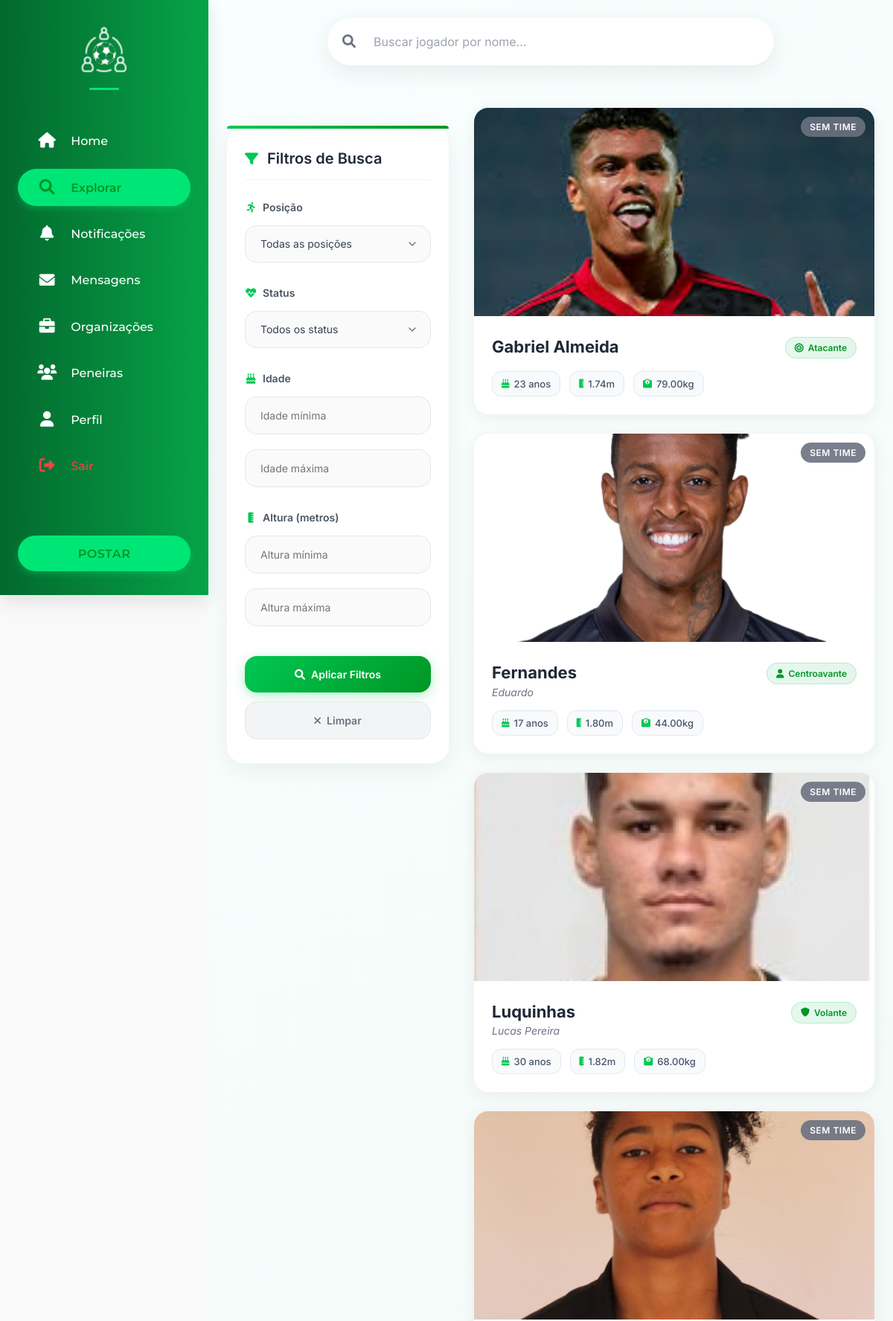
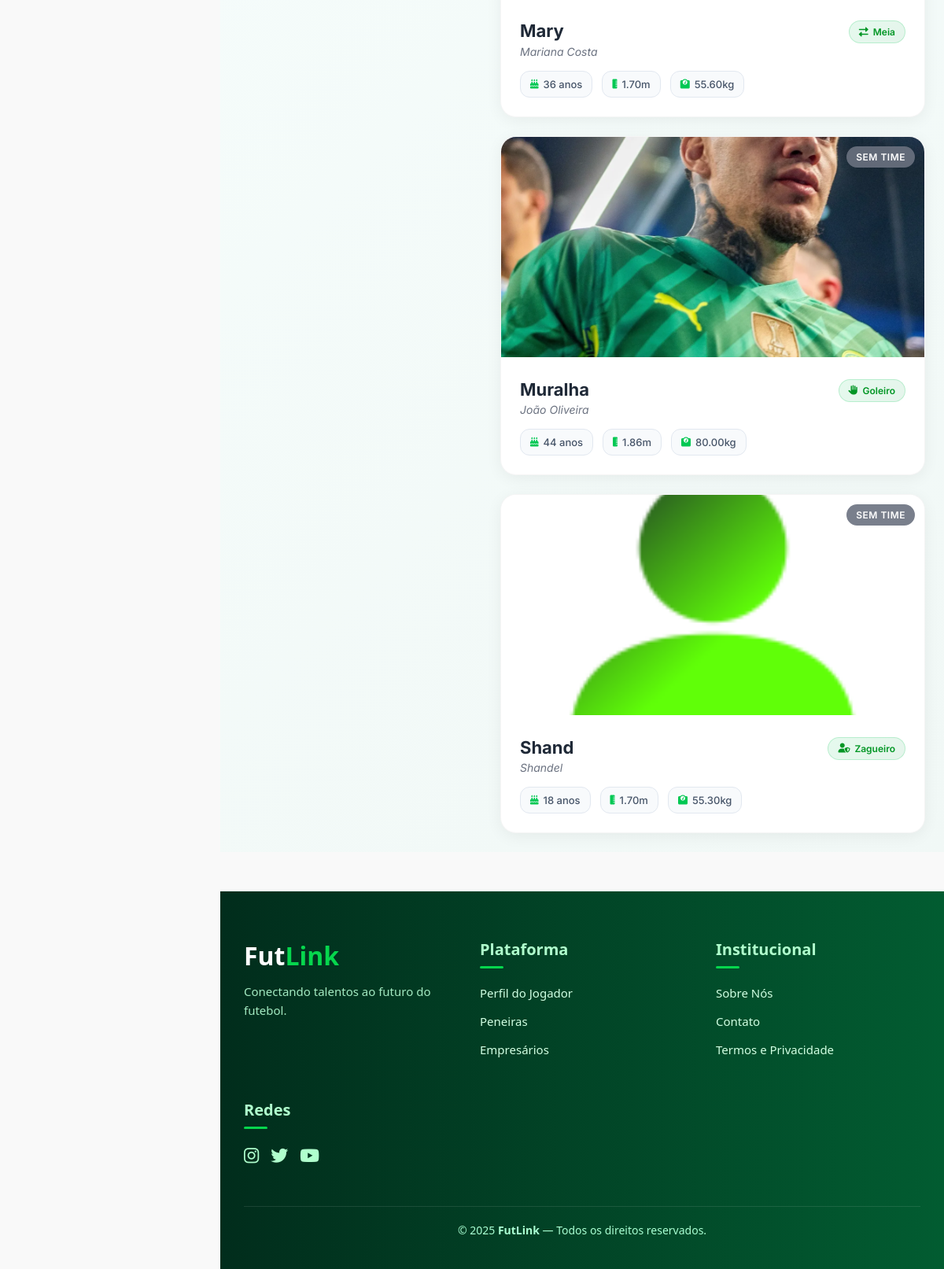
The page /app/views/buscaJogadores.php (signed in) on the database its author committed (2 pictures, top to bottom).
### tables this page shows
CREATE TABLE `tbl_jogador` (
  `id_jogador` int(11) NOT NULL,
  `id_user` int(11) NOT NULL,
  `id_time` int(11) DEFAULT NULL,
  `apelido` varchar(250) DEFAULT NULL,
  `altura` decimal(5,2) NOT NULL,
  `peso` decimal(5,2) NOT NULL,
  `posicao` varchar(150) DEFAULT 'Atacante',
  `estiloJogo` varchar(250) NOT NULL,
  `pe_dominante` varchar(100) NOT NULL,
  `descricao` varchar(1000) NOT NULL,
  `data_inicio_time` date DEFAULT NULL,
  `status` enum('sem time','ativo','lesionado','suspenso') DEFAULT 'sem time'
);

CREATE TABLE `tbl_usuarios` (
  `id_user` int(11) NOT NULL,
  `nome` varchar(150) NOT NULL,
  `email` varchar(200) NOT NULL,
  `senha` varchar(150) NOT NULL,
  `data_nasc` date NOT NULL,
  `genero` enum('masculino','feminino','outro','prefiro não dizer') DEFAULT NULL,
  `foto_perfil` varchar(200) DEFAULT NULL,
  `telefone` varchar(15) DEFAULT NULL,
  `bio` text DEFAULT NULL,
  `rede_social` longtext DEFAULT NULL CHECK (json_valid(`rede_social`)),
  `cep` varchar(20) DEFAULT NULL,
  `rua` varchar(100) DEFAULT NULL,
  `bairro` varchar(100) DEFAULT NULL,
  `cidade` varchar(100) DEFAULT NULL,
  `estado` varchar(100) DEFAULT NULL,
  `status` enum('ativo','suspenso','desativado') DEFAULT 'ativo',
  `created_at` datetime DEFAULT current_timestamp(),
  `updated_at` datetime DEFAULT current_timestamp() ON UPDATE current_timestamp()
);

### app/views/buscaJogadores.php (the view, shortened to what this page needs)
<?php
include("../views/topo.php");
include("navbar-social.php");
require("../../config/connect.php");
?>
<link rel="stylesheet" href="../../public/css/buscaJogadores.css">
<link rel="stylesheet" href="https://cdnjs.cloudflare.com/ajax/libs/font-awesome/6.0.0-beta3/css/all.min.css">
<div class="jogadores-page">
    <div class="container">
        <div class="barraPesquisa">
            <div class="pesquisaContainer">
                <form method="GET" action="../controllers/buscaJogadores.act.php">
                    <input type="text" name="apelido" placeholder="Buscar jogador por nome..." />
                    <button type="submit"><i class="fas fa-search"></i></button>
                </form>
            </div>
        </div>
        <div class="filtrosAvancados">
            <h3><i class="fas fa-filter"></i>Filtros de Busca</h3>
            <form method="GET" action="">
                <div class="filter-group">
                    <label class="filter-label">
                        <i class="fas fa-running"></i>
                        Posição
                    </label>
                    <select name="posicao">
                        <option value="">Todas as posições</option>
                    </select>
                </div>
                <div class="filter-group">
                    <label class="filter-label">
                        <i class="fas fa-heartbeat"></i>
                        Status
                    </label>
                    <select name="status">
                        <option value="">Todos os status</option>
                    </select>
                </div>
                <div class="filter-group">
                    <label class="filter-label">
                        <i class="fas fa-birthday-cake"></i>
                        Idade
                    </label>
                    <input type="number" name="idade_min" placeholder="Idade mínima" value="<?= htmlspecialchars($_GET['idade_min'] ?? '') ?>">
                    <input type="number" name="idade_max" placeholder="Idade máxima" value="<?= htmlspecialchars($_GET['idade_max'] ?? '') ?>">
                </div>
                <div class="filter-group">
                    <label class="filter-label">
                        <i class="fas fa-ruler-vertical"></i>
                        Altura (metros)
                    </label>
                    <input type="number" step="0.01" name="altura_min" placeholder="Altura mínima" value="<?= htmlspecialchars($_GET['altura_min'] ?? '') ?>">
                    <input type="number" step="0.01" name="altura_max" placeholder="Altura máxima" value="<?= htmlspecialchars($_GET['altura_max'] ?? '') ?>">
                </div>
                <div class="filter-buttons">
                    <button type="submit">
                        <i class="fas fa-search"></i>
                        Aplicar Filtros
                    </button>
                    <button type="button" onclick="window.location.href=window.location.pathname;">
                        <i class="fas fa-times"></i>
                        Limpar
                    </button>
                </div>
            </form>
        </div>
        <?php
        $where_sql = '';
        $sql = "
            SELECT
                j.apelido,
                u.nome,
                TIMESTAMPDIFF(YEAR, u.data_nasc, CURDATE()) AS idade,
                j.altura,
                j.peso,
                j.posicao,
                j.status,
                u.foto_perfil
            FROM tbl_jogador AS j
            INNER JOIN tbl_usuarios AS u ON j.id_user = u.id_user
            $where_sql
            ORDER BY j.apelido
        ";
        $result = mysqli_query($conn, $sql);
        function getPosicaoIcon($posicao) {
            switch($posicao) {
                case 'Atacante': return 'fas fa-bullseye';
                case 'Meia': return 'fas fa-exchange-alt';
                case 'Volante': return 'fas fa-shield-alt';
                case 'Zagueiro': return 'fas fa-user-shield';
                case 'Goleiro': return 'fas fa-hand-paper';
                default: return 'fas fa-user';
            }
        }
        function getStatusColor($status) {
            switch($status) {
                default: return 'status-default';
            }
        }
        ?>
        <ul class="jogadores-lista">
            <?php while ($row = mysqli_fetch_assoc($result)): ?>
                <li class="jogador-card" onclick="window.location.href='perfilJogador.php?apelido=<?= urlencode($row['apelido']) ?>'">
                    <div class="card-image-container">
                        <img
                            src="<?= htmlspecialchars($row['foto_perfil'] ?: '../../public/images/profilePhotos/default-player.jpg') ?>"
                            alt="Foto de <?= htmlspecialchars($row['nome']) ?>"
                        >
                        <div class="status-badge <?= getStatusColor($row['status']) ?>">
                            <?= ucfirst($row['status']) ?>
                        </div>
                    </div>
                    <div class="jogador-info">
                        <div class="jogador-header">
                            <div class="jogador-nome-principal">
                                <?php if (!empty($row['apelido'])): ?>
                                    <div class="jogador-apelido"><?= htmlspecialchars($row['apelido']) ?></div>
                                    <div class="jogador-nome-real"><?= htmlspecialchars($row['nome']) ?></div>
                                <?php else: ?>
                                    <div class="jogador-apelido"><?= htmlspecialchars($row['nome']) ?></div>
                                <?php endif; ?>
                            </div>
                            <div class="posicao-badge">
                                <i class="<?= getPosicaoIcon($row['posicao']) ?>"></i>
                                <?= htmlspecialchars($row['posicao']) ?>
                            </div>
                        </div>
                        <div class="jogador-stats">
                            <?php if ($row['idade']): ?>
                                <div class="stat-item">
                                    <i class="fas fa-birthday-cake"></i>
                                    <span><?= $row['idade'] ?> anos</span>
                                </div>
                            <?php endif; ?>
                            <?php if ($row['altura']): ?>
                                <div class="stat-item">
                                    <i class="fas fa-ruler-vertical"></i>
                                    <span><?= number_format($row['altura'], 2) ?>m</span>
                                </div>
                            <?php endif; ?>
                            <?php if ($row['peso']): ?>
                                <div class="stat-item">
                                    <i class="fas fa-weight"></i>
                                    <span><?= $row['peso'] ?>kg</span>
                                </div>
                            <?php endif; ?>
                        </div>
                    </div>
                </li>
            <?php endwhile; ?>
        </ul>
    </div>
</div>
<?php include("footer.php"); ?>

### rows shown on the page
tbl_jogador: id_user.foto_perfil (picture), status "SEM TIME", id_user.nome "Gabriel Almeida", posicao "Atacante", idade "23", altura "1.74", peso "79.00"
tbl_jogador: id_user.foto_perfil (picture), status "SEM TIME", apelido "Fernandes", id_user.nome "Eduardo", posicao "Centroavante", idade "17", altura "1.80", peso "44.00"
tbl_jogador: id_user.foto_perfil (picture), status "SEM TIME", apelido "Luquinhas", id_user.nome "Lucas Pereira", posicao "Volante", idade "30", altura "1.82", peso "68.00"
tbl_jogador: id_user.foto_perfil (picture), status "SEM TIME", apelido "Mary", id_user.nome "Mariana Costa", posicao "Meia", idade "36", altura "1.70", peso "55.60"
tbl_jogador: id_user.foto_perfil (picture), status "SEM TIME", apelido "Muralha", id_user.nome "João Oliveira", posicao "Goleiro", idade "44", altura "1.86", peso "80.00"
tbl_jogador: id_user.foto_perfil (placeholder picture), status "SEM TIME", apelido "Shand", id_user.nome "Shandel", posicao "Zagueiro", idade "18", altura "1.70", peso "55.30"

### other values the page prints
$perfil_texto "Perfil"
